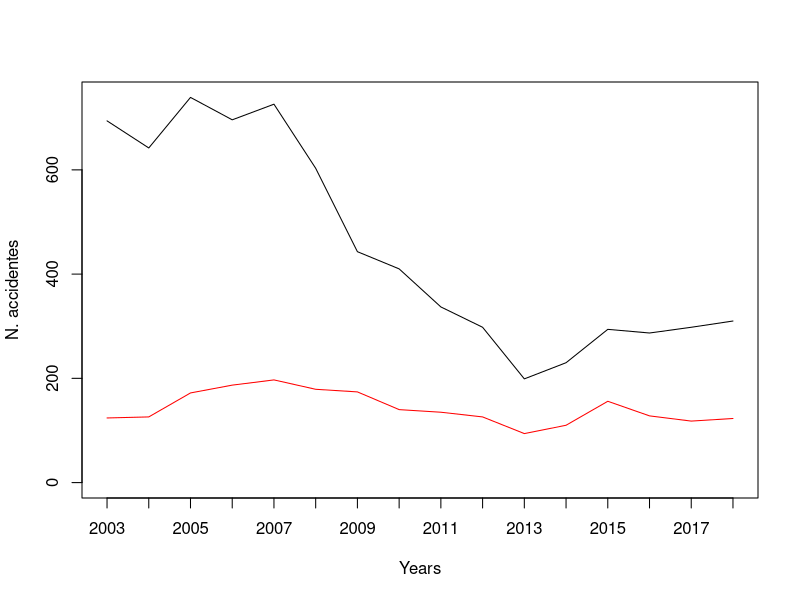
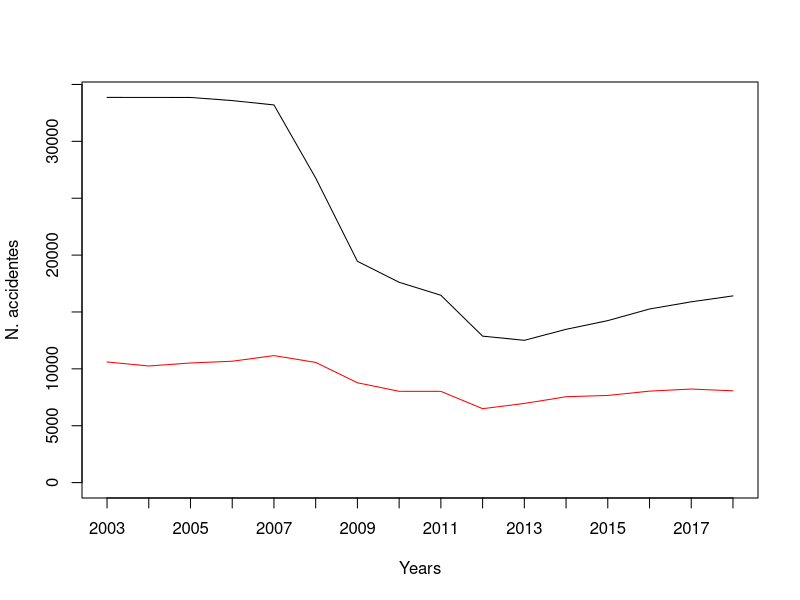
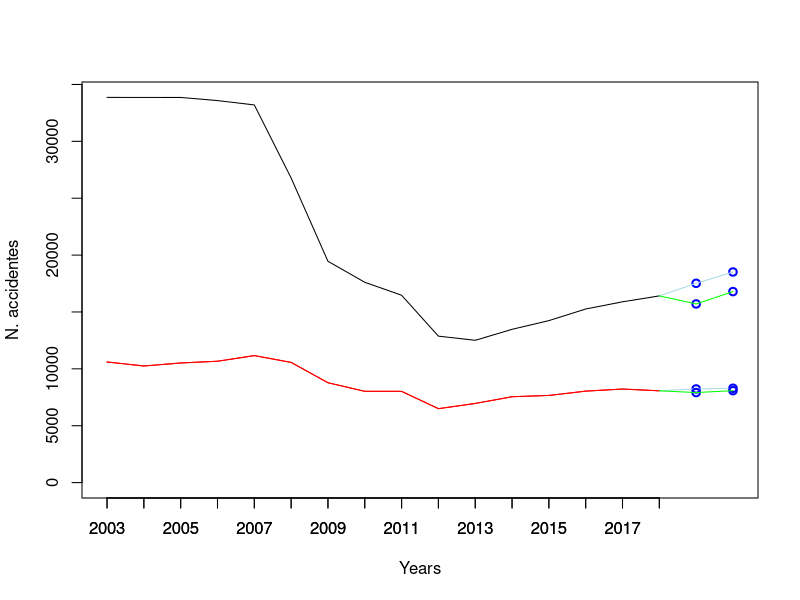

Write the R code that produced these figures, in order.
## ---- chunk 1
setwd("~/Escritorio/")
poblac <- read.csv("ejercicio4.csv", header=F, col.names=c("Edad", "Hombre", "Mujer"))

attach(poblac)

## ---- chunk 2
plot(Edad[16:1], Hombre[16:1], xaxt="n", type="l", 
     ylab="N. accidentes", xlab="Years", ylim=c(0, max(Hombre)))
years <- as.character(seq(2003, 2018, 1))
axis(side = 1, at=Edad[16:1], labels=years)
points(Edad[16:1], Mujer[16:1], col="red", type="l")

H_max <- Edad[which.max(Hombre)]; H_max
H_min <- Edad[which.min(Hombre)]; H_min
M_max <- Edad[which.max(Mujer)]; M_max
M_min <- Edad[which.min(Mujer)]; M_min
v_sing<- data.frame(Sexo=c("hombres", "mujeres"
), max_year=c(H_max, M_max), min_year=c(H_min, M_min));v_sing
## ---- chunk 3

poblac <- read.csv("Ejercicio41.csv", header=F, col.names=c("Edad", "Hombre", "Mujer"))

attach(poblac)

plot(Edad[16:1], Hombre[16:1], xaxt="n", type="l", 
     ylab="N. accidentes", xlab="Years", ylim=c(0, max(Hombre)))
years <- as.character(seq(2003, 2018, 1))
axis(side = 1, at=Edad[16:1], labels=years)
points(Edad[16:1], Mujer[16:1], col="red", type="l")

H_max <- Edad[which.max(Hombre)]; H_max
H_min <- Edad[which.min(Hombre)]; H_min
M_max <- Edad[which.max(Mujer)]; M_max
M_min <- Edad[which.min(Mujer)]; M_min
v_sing<- data.frame(Sexo=c("hombres", "mujeres"
), max_year=c(H_max, M_max), min_year=c(H_min, M_min));v_sing

## ---- chunk 4
library(mgcv)
modelo1<-gam(Hombre~s(Edad))
xv<-c(2019, 2020)
yv<-predict(modelo1, list(Edad=xv))
plot(Edad[16:1], Hombre[16:1], xaxt="n", type="l", 
     ylab="N. accidentes", xlab="Years", ylim=c(0, max(Hombre)), xlim=c(2003, 2020))
years <- as.character(seq(2003, 2018, 1))
axis(side = 1, at=Edad[16:1], labels=years)
points(Edad[16:1], Mujer[16:1], col="red", type="l")
points(xv, yv, col="blue", lwd=2)

lines(c(2018, xv), c(Hombre[Edad==2018], yv), col='lightblue')

modelo2<-gam(Mujer~s(Edad))
xv<-c(2019, 2020)
yv<-predict(modelo2, list(Edad=xv))
points(xv, yv, col="blue", lwd=2)
lines(c(2018, xv), c(Mujer[Edad==2018], yv), col='lightblue')



modelo1<-lm(Hombre~Edad+I(Edad^2))
xv<-c(2019, 2020)
yv<-predict(modelo1, list(Edad=xv))
years <- as.character(seq(2003, 2018, 1))
axis(side = 1, at=Edad[16:1], labels=years)
points(Edad[16:1], Mujer[16:1], col="red", type="l")
points(xv, yv, col="blue", lwd=2)

lines(c(2018, xv), c(Hombre[Edad==2018], yv), col='green')

modelo2<-lm(Mujer~Edad+I(Edad^2))
xv<-c(2019, 2020)
yv<-predict(modelo2, list(Edad=xv))
points(xv, yv, col="blue", lwd=2)
lines(c(2018, xv), c(Mujer[Edad==2018], yv), col='green')
